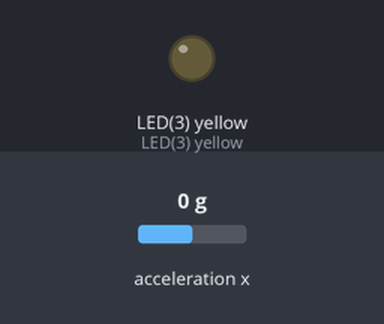
The program below on a simulated pyboard running MicroPython. Shown: output pins drawn as LEDs (lit = HIGH). Inputs (shaded band) come from the test bench; at power-on: acceleration x 0 g.

Above: at 1.2 s.
1.3 s: acceleration x set to -0.3 g
At 2.5 s:
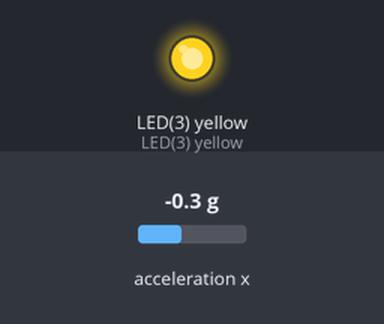
2.8 s: acceleration x set to 0 g
At 3.8 s:
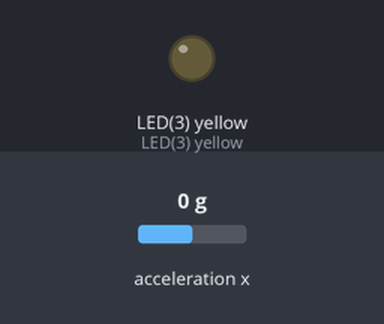
4.3 s: acceleration x set to -1.4 g
At 5.0 s:
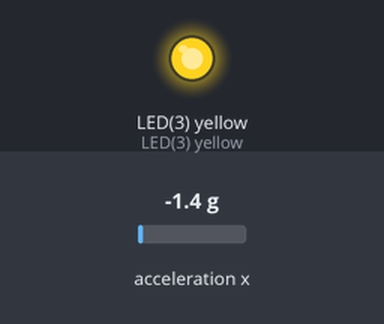
Timing chart, 0 to 7.3 s (numbered marks = the images above; inputs shaded):
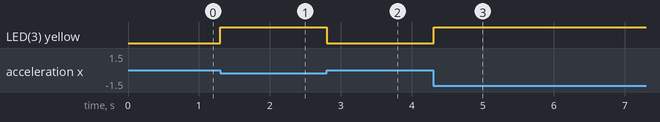

Measured:
- the behaviour switches between -0.1 and -0.2 g on acceleration x (found by bisection; images 0 and 1)
- after the input at 1.3 s, LED(3) yellow: LOW → HIGH at once
- after the input at 2.8 s, LED(3) yellow: HIGH → LOW at once
- after the input at 4.3 s, LED(3) yellow: LOW → HIGH at once

The program:

PYB_Accel.py
```python
# PYBOAD_Accel.py
import pyb
accel = pyb.Accel()
light = pyb.LED(3)
SENSITIVITY = 3

while True:
    x = accel.x()
    if abs(x) > SENSITIVITY:
        light.on()
    else:
        light.off()

    pyb.delay(100)
```
